Frame 1 (no input): blank canvas, image omitted
Frame 60 (the mouse pressed at the canvas centre just before this capture): blank canvas, image omitted
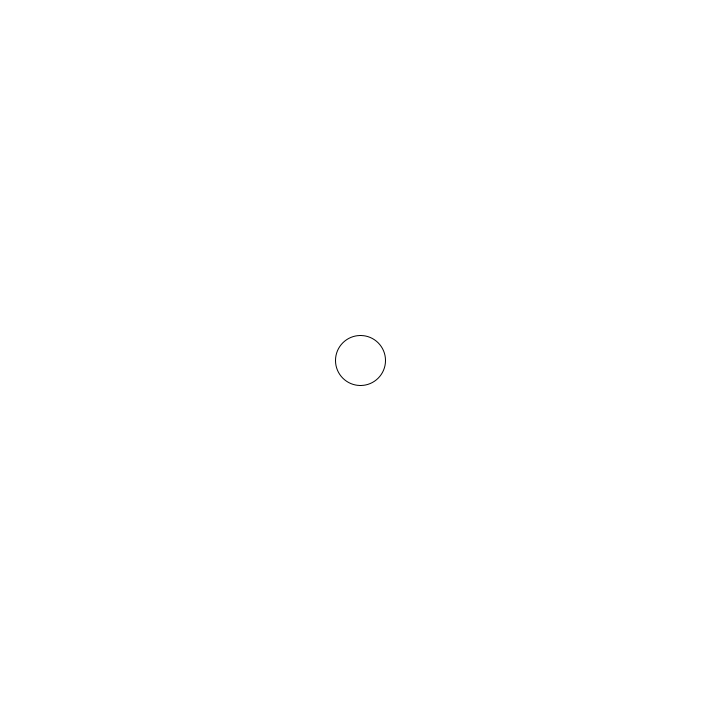
Frame 120 (the mouse held since frame 60 and released just before this capture)

The Processing sketch whose frames 1 and 60 were blank and that drew this single picture after the mouse press (run headless with seeded random() and noise(); from frame 60 on, the mouse is pressed at the canvas centre):

// Processing sketch: Play
// ── Play.pde
void setup(){
size(720, 720);
}


void draw(){
  background(255);
  ellipse(mouseX, mouseY, 50, 50);
}
